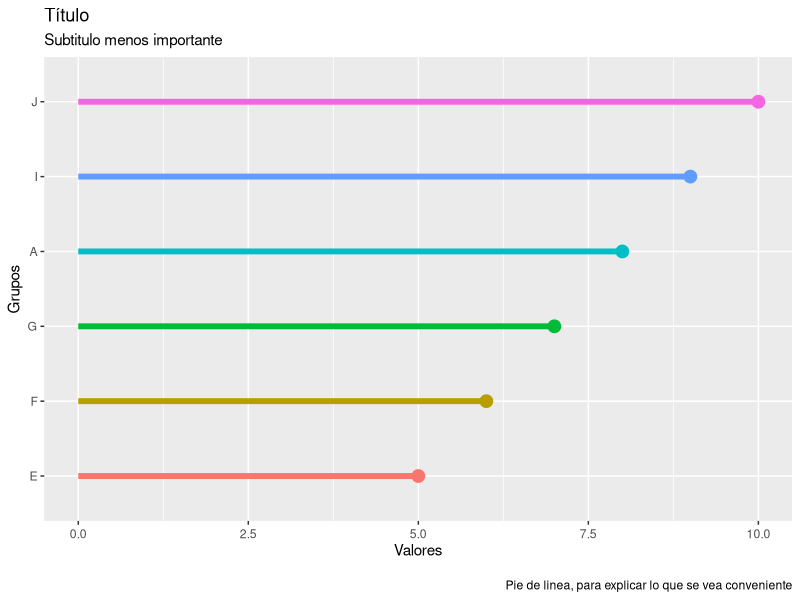
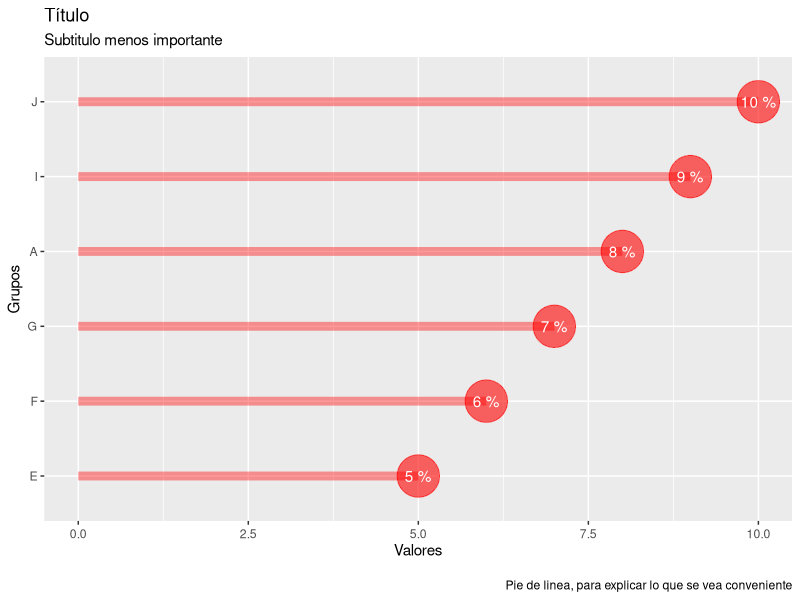
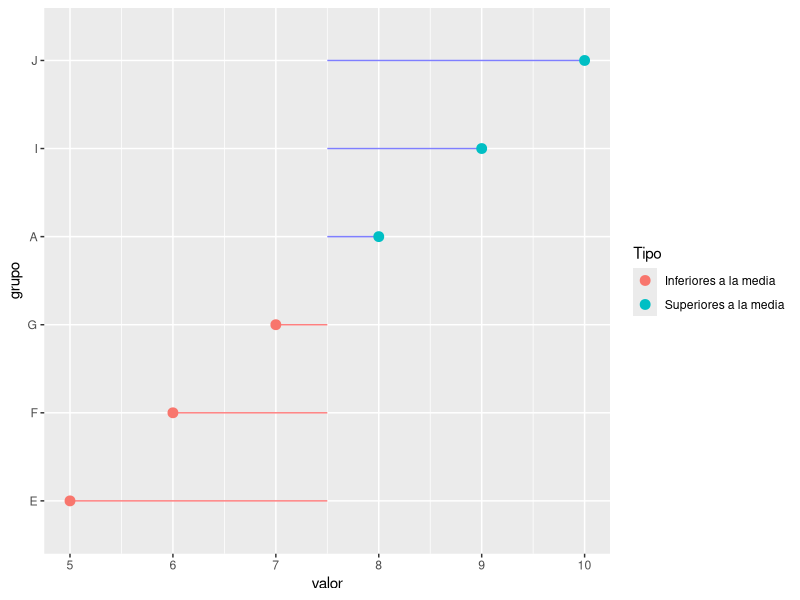

The R script that drew these images, in order:
library(ggplot2) # Cargar la librería gráfica "ggplot2"
library(dplyr) # Cargar la librería de manipulación de dataframes "dplyr"

grupo <- factor(c("A","B","C","D","E","F","G","H","I","J"))
valor <- c(8,4,3,2,5,6,7,1,9,10)
datos <- data.frame(grupo=grupo,valor=valor)

datos <- datos %>% 
  arrange(valor) %>%
  top_n(6) %>%
  mutate(grupo = factor(grupo, levels = .$grupo))

ggplot() +
  geom_point(data = datos, aes(x = valor, y = grupo, color = grupo), size = 4) +
  geom_segment(data = datos, aes(x = 0, y = grupo, xend = valor, yend = grupo, color = grupo), size=2 ) +
  theme(legend.position = "none",
        axis.text.x = element_text(angle = 0, vjust = 0.5, hjust = 0.5)) +
  labs(
    x = "Valores",
    y = "Grupos",
    title = "Título",
    subtitle = "Subtitulo menos importante",
    caption = "\nPie de linea, para explicar lo que se vea conveniente"
  )





grupo <- factor(c("A","B","C","D","E","F","G","H","I","J"))
valor <- c(8,4,3,2,5,6,7,1,9,10)
datos <- data.frame(grupo=grupo,valor=valor)

datos <- datos %>% 
  arrange(valor) %>%
  top_n(6) %>%
  mutate(grupo = factor(grupo, levels = .$grupo))

ggplot(datos, aes(valor, grupo, label = paste(round(valor, 0), "%")   )) +
  geom_segment(aes(x = 0, y = grupo, xend = valor, yend = grupo), color = rgb(1, 0, 0, 0.4), size=3) +
  geom_point(color = rgb(1, 0, 0, 0.6) , size = 14) +
  geom_text(nudge_x = 0 , color= "white") +
  theme(legend.position = "none",
        axis.text.x = element_text(angle = 0, vjust = 0.5, hjust = 0.5)) +
  labs(
    x = "Valores",
    y = "Grupos",
    title = "Título",
    subtitle = "Subtitulo menos importante",
    caption = "\nPie de linea, para explicar lo que se vea conveniente"
  )






datos <- datos %>%
  select(grupo, valor) %>%
  arrange(valor) %>%
  mutate(media = mean(valor, na.rm = TRUE),
         Tipo = ifelse(valor - media > 0, "Superiores a la media", "Inferiores a la media"),
         colores = ifelse(valor - media > 0, rgb(0, 0, 1, 0.5), rgb(1, 0, 0, 0.5)), # Blue y red
         grupo = factor(grupo, levels = .$grupo))

ggplot(datos, aes(valor, grupo, color = Tipo)) +
  geom_segment(aes(x = media, y = grupo, xend = valor, yend = grupo), color = datos$colores) +
  geom_point(size=3)